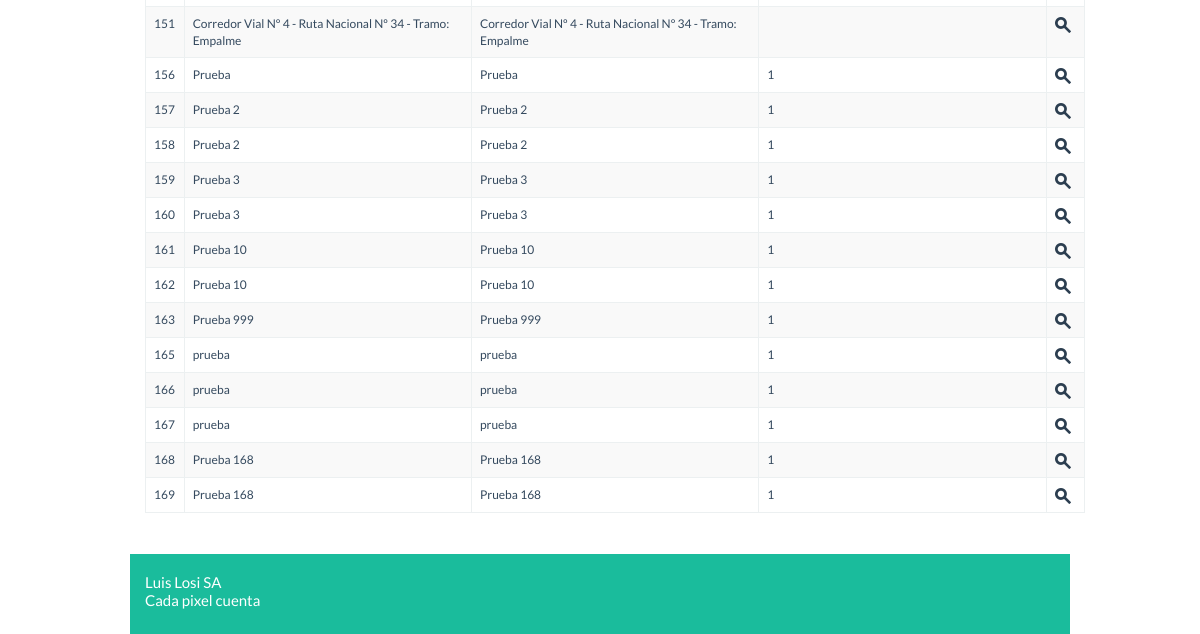
Page /inicio/inicio.php (signed in, lower part) on the earlier database version.
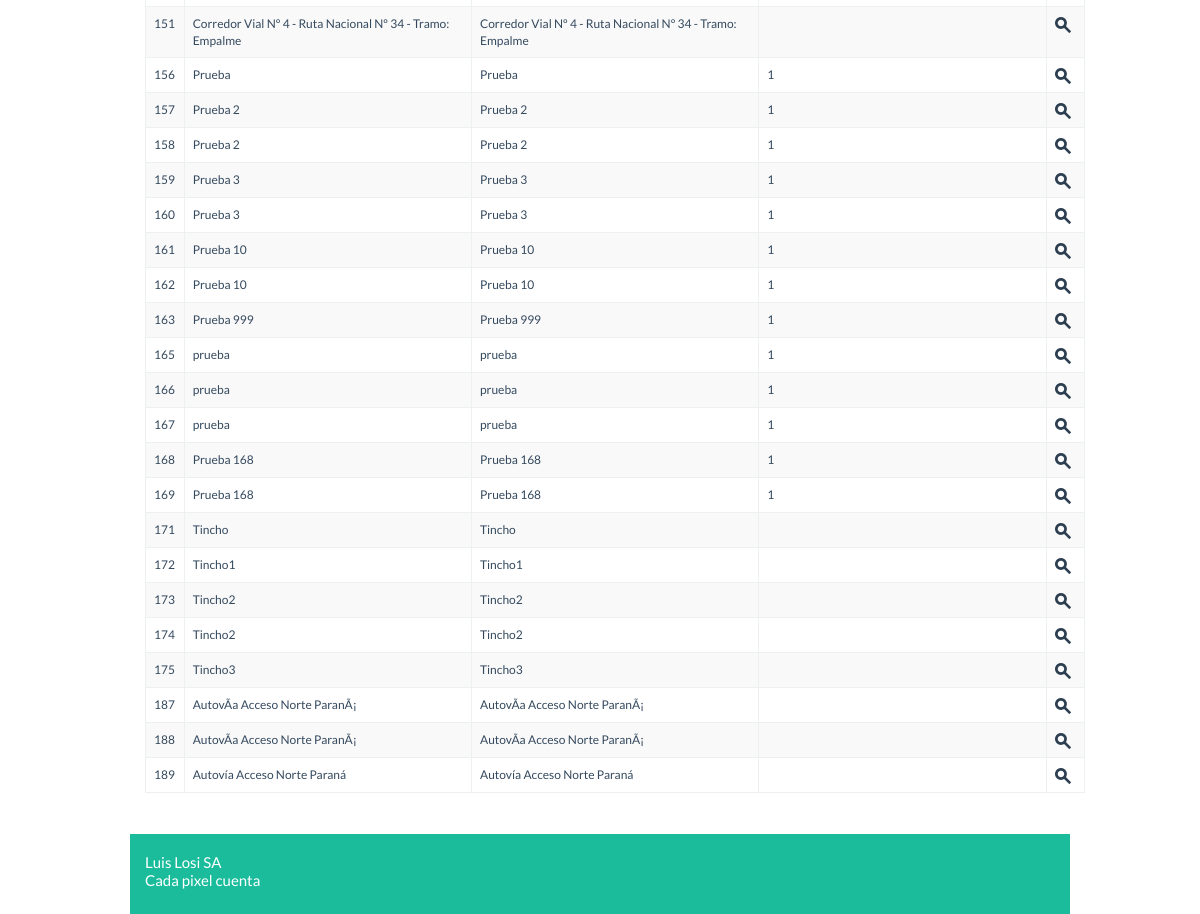
Same page on the later database version.
### tables this page shows
CREATE TABLE `obrasejecutadas` (
  `ID` int(11) NOT NULL AUTO_INCREMENT,
  `Seleccion` tinyint(1) NOT NULL DEFAULT '0',
  `denominacion` varchar(255) DEFAULT NULL,
  `enejec` tinyint(1) NOT NULL DEFAULT '0',
  `idcomitente` smallint(5) unsigned DEFAULT NULL,
  `tipoDeObra` varchar(255) DEFAULT NULL,
  `montoContractualOriginal` double DEFAULT NULL,
  `montoContractualFinal` double DEFAULT NULL,
  `fechaTerminacionOriginal` timestamp NOT NULL DEFAULT CURRENT_TIMESTAMP ON UPDATE CURRENT_TIMESTAMP,
  `FechaTerminacionFinal` timestamp NOT NULL DEFAULT '0000-00-00 00:00:00',
  `PlazoOriginal` varchar(15) DEFAULT NULL,
  `PlazoFinal` varchar(15) DEFAULT NULL,
  `idPersoneria` smallint(5) unsigned DEFAULT NULL,
  `participacion` float DEFAULT NULL,
  `ute` varchar(50) DEFAULT NULL,
  `observacion` varchar(255) DEFAULT NULL,
  `longitud` double unsigned DEFAULT NULL,
  `longitudMedida` smallint(5) unsigned DEFAULT NULL,
  `terraplenes` double unsigned DEFAULT NULL,
  `terraplenesMedida` smallint(5) unsigned DEFAULT NULL,
  `recubrimiento` double unsigned DEFAULT NULL,
  `recubrimientoMedida` smallint(5) unsigned DEFAULT NULL,
  `baseNoButuminosa` double unsigned DEFAULT NULL,
  `baseMedida` smallint(5) unsigned DEFAULT NULL,
  `banquinaRipio` double unsigned DEFAULT NULL,
  `banquinaRipioMedida` smallint(5) unsigned DEFAULT NULL,
  `tratamientoTriple` double unsigned DEFAULT NULL,
  `tratamientoTripleMedida` smallint(5) unsigned DEFAULT NULL,
  `Hormigones` double unsigned DEFAULT NULL,
  `HormigonesMedida` smallint(5) unsigned DEFAULT NULL,
  `reforestacion` double unsigned DEFAULT NULL,
  `reforestacionMedida` smallint(5) unsigned DEFAULT NULL,
  `certEjecucion` tinyint(1) NOT NULL DEFAULT '0',
  `rp` tinyint(1) NOT NULL DEFAULT '0',
  `rd` tinyint(1) NOT NULL DEFAULT '0',
  `ok` tinyint(1) NOT NULL DEFAULT '0',
  `fechaInicio` timestamp NOT NULL DEFAULT '0000-00-00 00:00:00',
  `fechaLicitacion` timestamp NOT NULL DEFAULT '0000-00-00 00:00:00',
  `fechaContrato` timestamp NOT NULL DEFAULT '0000-00-00 00:00:00',
  `fechaReplanteo` timestamp NOT NULL DEFAULT '0000-00-00 00:00:00',
  `financiada` varchar(50) DEFAULT NULL,
  `comentario` varchar(255) DEFAULT NULL,
  `fechaRP` timestamp NOT NULL DEFAULT '0000-00-00 00:00:00',
  `fechaRD` timestamp NOT NULL DEFAULT '0000-00-00 00:00:00',
  `kml` varchar(45) DEFAULT NULL,
  PRIMARY KEY (`ID`),
  KEY `FK_obrasejecutadas_Comitente` (`idcomitente`),
  KEY `FK_obrasejecutadas_2` (`idPersoneria`),
  KEY `FK_obrasejecutadas_3` (`longitudMedida`),
  KEY `FK_obrasejecutadas_4` (`banquinaRipioMedida`),
  KEY `FK_obrasejecutadas_5` (`HormigonesMedida`),
  KEY `FK_obrasejecutadas_6` (`tratamientoTripleMedida`),
  KEY `FK_obrasejecutadas_7` (`terraplenesMedida`),
  KEY `FK_obrasejecutadas_8` (`recubrimientoMedida`),
  KEY `FK_obrasejecutadas_9` (`baseMedida`),
  KEY `FK_obrasejecutadas_10` (`reforestacionMedida`),
  CONSTRAINT `FK_obrasejecutadas_10` FOREIGN KEY (`reforestacionMedida`) REFERENCES `medida` (`idMedida`),
  CONSTRAINT `FK_obrasejecutadas_2` FOREIGN KEY (`idPersoneria`) REFERENCES `personeria` (`id`),
  CONSTRAINT `FK_obrasejecutadas_3` FOREIGN KEY (`longitudMedida`) REFERENCES `medida` (`idMedida`),
  CONSTRAINT `FK_obrasejecutadas_4` FOREIGN KEY (`banquinaRipioMedida`) REFERENCES `medida` (`idMedida`),
  CONSTRAINT `FK_obrasejecutadas_5` FOREIGN KEY (`HormigonesMedida`) REFERENCES `medida` (`idMedida`),
  CONSTRAINT `FK_obrasejecutadas_6` FOREIGN KEY (`tratamientoTripleMedida`) REFERENCES `medida` (`idMedida`),
  CONSTRAINT `FK_obrasejecutadas_7` FOREIGN KEY (`terraplenesMedida`) REFERENCES `medida` (`idMedida`),
  CONSTRAINT `FK_obrasejecutadas_8` FOREIGN KEY (`recubrimientoMedida`) REFERENCES `medida` (`idMedida`),
  CONSTRAINT `FK_obrasejecutadas_9` FOREIGN KEY (`baseMedida`) REFERENCES `medida` (`idMedida`),
  CONSTRAINT `FK_obrasejecutadas_Comitente` FOREIGN KEY (`idcomitente`) REFERENCES `comitente` (`id`)
);

### clases/ActiveRecord/MysqlObrasEjecutadasActiveRecord.php (called while the page is built, shortened)
<?php
include_once '../clases/ValueObject/ObrasEjecutadasValueObject.php';
class MysqlObrasEjecutadasActiveRecord implements ActiveRecord{
    public function buscarTodo() {
        $sql = "SELECT * FROM obrasejecutadas;";
        $resultado = mysql_query($sql);
        if($resultado){
            $aObras = array();
            while ($fila = mysql_fetch_object($resultado)){
                $oValueObject = new ObrasEjecutadasValueObject();
                $oValueObject->setBanquinaRipio($fila->banquinaRipio);
                $oValueObject->setBanquinaRipioMedida($fila->banquinaRipioMedida);
                $oValueObject->setBaseMedida($fila->baseMedida);
                $oValueObject->setBaseNoButuminosa($fila->baseNoButuminosa);
                $oValueObject->setCertEjecucion($fila->certEjecucion);
                $oValueObject->setComentario($fila->comentario);
                $oValueObject->setDenominacion($fila->denominacion);
                $oValueObject->setEnejec($fila->enejec);
                $oValueObject->setFechaContrato($fila->fechaContrato);
                $oValueObject->setFechaInicio($fila->fechaInicio);
                $oValueObject->setFechaLicitacion($fila->fechaLicitacion);
                $oValueObject->setFechaRD($fila->fechaRD);
                $oValueObject->setFechaRP($fila->fechaRP);
                $oValueObject->setFechaReplanteo($fila->fechaReplanteo);
                $oValueObject->setFechaTerminacionFinal($fila->FechaTerminacionFinal);
                $oValueObject->setFechaTerminacionOriginal($fila->fechaTerminacionOriginal);
                $oValueObject->setFinanciada($fila->financiada);
                $oValueObject->setHormigones($fila->Hormigones);
                $oValueObject->setHormigonesMedida($fila->HormigonesMedida);
                $oValueObject->setID($fila->ID);
                $oValueObject->setIdPersoneria($fila->idPersoneria);
                $oValueObject->setIdcomitente($fila->idcomitente);
                $oValueObject->setLongitud($fila->longitud);
                $oValueObject->setLongitudMedida($fila->longitudMedida);
                $oValueObject->setMontoContractualFinal($fila->montoContractualFinal);
                $oValueObject->setMontoContractualOriginal($fila->montoContractualOriginal);
                $oValueObject->setObservacion($fila->observacion);
                $oValueObject->setOk($fila->ok);
                $oValueObject->setParticipacion($fila->participacion);
                $oValueObject->setPlazoFinal($fila->PlazoFinal);
                $oValueObject->setPlazoOriginal($fila->PlazoOriginal);
                $oValueObject->setRd($fila->rd);
                $oValueObject->setRecubrimiento($fila->recubrimiento);
                $oValueObject->setRecubrimientoMedida($fila->recubrimientoMedida);
                $oValueObject->setReforestacion($fila->reforestacion);
                $oValueObject->setReforestacionMedida($fila->reforestacionMedida);
                $oValueObject->setRp($fila->rp);
                $oValueObject->setSeleccion($fila->Seleccion);
                $oValueObject->setTerraplenes($fila->terraplenes);
                $oValueObject->setTerraplenesMedida($fila->terraplenesMedida);
                $oValueObject->setTipoDeObra($fila->tipoDeObra);
                $oValueObject->setTratamientoTriple($fila->tratamientoTriple);
                $oValueObject->setTratamientoTripleMedida($fila->tratamientoTripleMedida);
                $oValueObject->setUte($fila->ute);
                $oValueObject->setKml($fila->kml);
                $aObras[] = $oValueObject;
            }
            return $aObras;
        } else {
            return FALSE;
        }
    }
}
?>

### clases/ValueObject/ObrasEjecutadasValueObject.php (called while the page is built, shortened)
<?php
class ObrasEjecutadasValueObject {
    private $ID, $Seleccion, $denominacion, $enejec, $idcomitente, $tipoDeObra;
    public function getID() {
        return $this->ID;
    }
    public function setID($ID) {
        $this->ID = $ID;
    }
    public function getDenominacion() {
        return $this->denominacion;
    }
    public function setDenominacion($denominacion) {
        $this->denominacion = $denominacion;
    }
    public function getIdcomitente() {
        return $this->idcomitente;
    }
    public function setIdcomitente($idcomitente) {
        $this->idcomitente = $idcomitente;
    }
}
?>

### inicio/listado.php (the view, shortened to what the changed rows need)
<!DOCTYPE html>
<html>
    <head>
        <?php include_once "../includes/php/estilos.php";?>
    </head>
    <body>
        <div class="container">
            <table class="table table-striped table-bordered table-hover">
                <?php
                include_once '../clases/ActiveRecord/MysqlObrasEjecutadasActiveRecord.php';
                $oObras = new MysqlObrasEjecutadasActiveRecord();
                $aObras = $oObras->buscarTodo();
                foreach ($aObras as $llave => $valor) { ?>
                    <tr>
                        <td><?php echo $valor->getID(); ?></td>
                        <td><?php echo substr(utf8_encode($valor->getDenominacion()), 0, 60); ?></td>
                        <td><?php echo substr(utf8_encode($valor->getDenominacion()), 0, 60); ?></td>
                        <td><?php echo substr(utf8_encode($valor->getIdcomitente()), 0, 60); ?></td>
                        <td><a href="../obras/muestra.php?id=<?php echo $valor->getID(); ?>"><img src="../images/todo/search.png" /></a></td>
                    </tr>
                    <?php
                }
                ?>
            </table>
        </div>
    </body>
</html>

Differences in the rows shown:
added obrasejecutadas: ID "171", denominacion "Tincho"
added obrasejecutadas: ID "172", denominacion "Tincho1"
added obrasejecutadas: ID "173", denominacion "Tincho2"
added obrasejecutadas: ID "174", denominacion "Tincho2"
added obrasejecutadas: ID "175", denominacion "Tincho3"
added obrasejecutadas: ID "187", denominacion "AutovÃ­a Acceso Norte ParanÃ¡"
added obrasejecutadas: ID "188", denominacion "AutovÃ­a Acceso Norte ParanÃ¡"
added obrasejecutadas: ID "189", denominacion "Autovía Acceso Norte Paraná"
